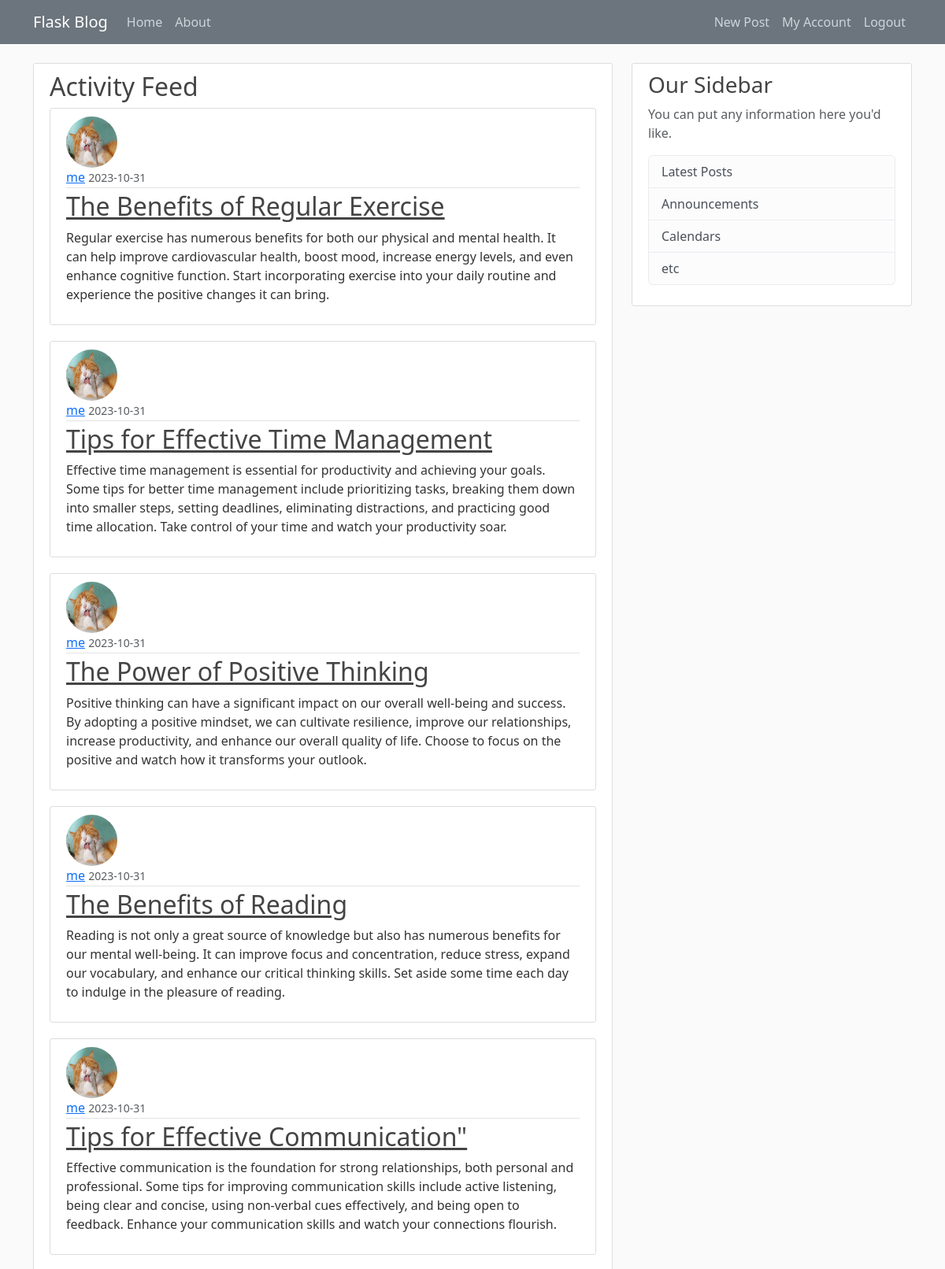
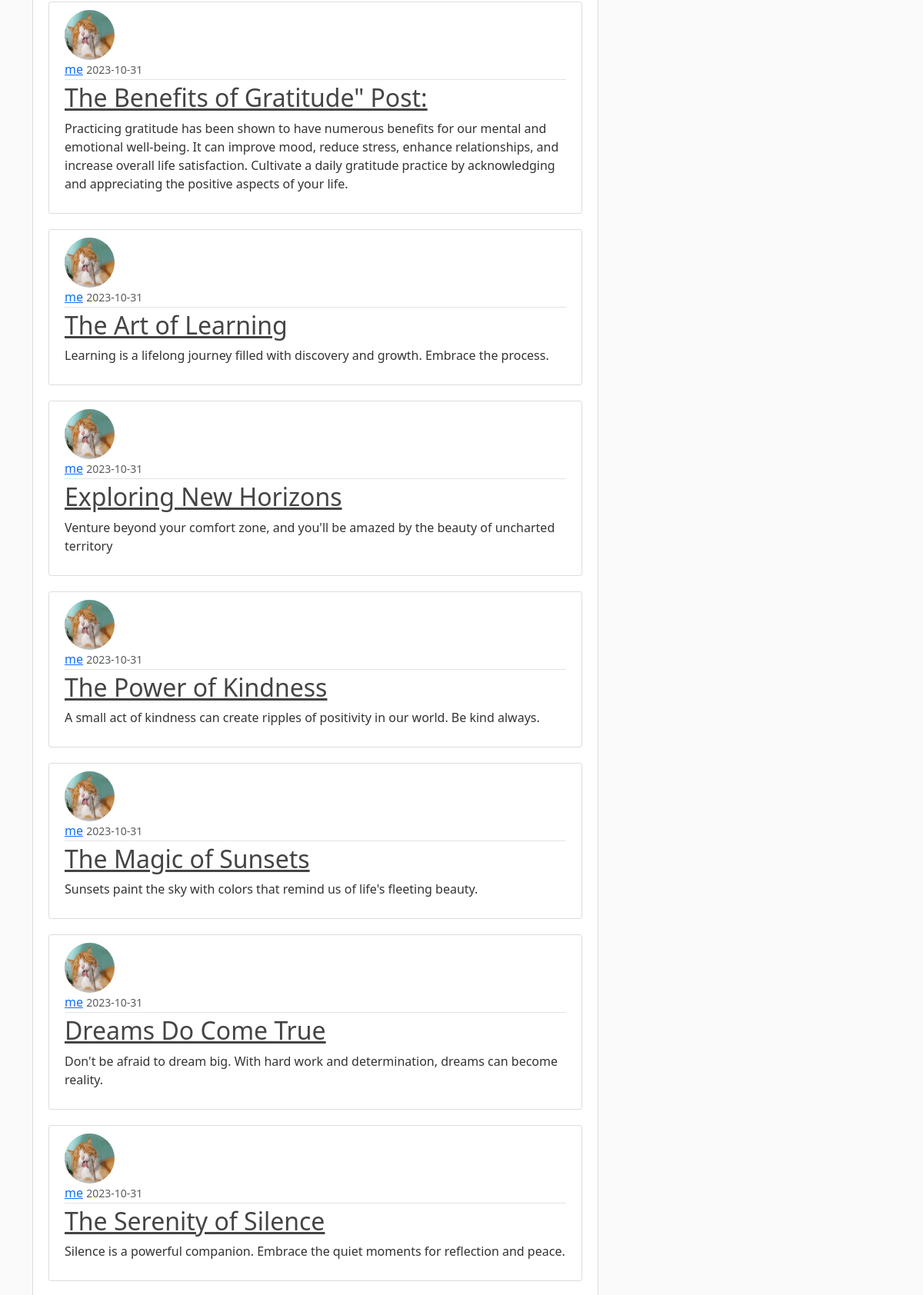
The app's page /activity-feed (signed in, upper part) with its own data (2 pictures, top to bottom).
### flaskblog/models.py (models this page shows, shortened)
class Post(db.Model):
    id = db.Column(db.Integer, primary_key=True)
    title = db.Column(db.String(100), nullable=False)
    date_posted = db.Column(db.DateTime, nullable=False, default=datetime.utcnow)
    content = db.Column(db.Text, nullable=False)
    user_id = db.Column(db.Integer, db.ForeignKey('user.id'), nullable=False)

class User(db.Model, UserMixin):
    id = db.Column(db.Integer, primary_key=True)
    username = db.Column(db.String(20), unique=True, nullable=False)
    email = db.Column(db.String(120), unique=True, nullable=False)
    image_file = db.Column(db.String(20), nullable=False, default='default.jpeg')
    password = db.Column(db.String(60), nullable=False)
    post = db.relationship('Post', backref='author', lazy=True)

### flaskblog/routes.py (the view)
@app.route("/activity-feed")
def activity_feed():
    posts = Post.query.filter_by(author=current_user).all()
    return render_template("activity_feed.html", posts=posts)

### flaskblog/models.py (called while the page is built)
@login_manager.user_loader
def load_user(user_id):
    return User.query.get(int(user_id))

### flaskblog/templates/activity_feed.html
{% extends "layout.html" %}
{% block content %}
<div class="content-section">
    <h2>Activity Feed</h2>
    {% for post in posts %}
    <article class="media content-section">
        <img class="rounded-circle article-img" src="{{ url_for('static', filename='profile_pics/' + post.author.image_file) }}">
        <div class="media-body">
            <div class="article-metadata">
                <a class="mr-2" href="#">{{ post.author.username }}</a>
                <small class="text-muted">{{ post.date_posted.strftime('%Y-%m-%d') }}</small>
            </div>
            <h2><a class="article-title" href="{{ url_for('post', post_id=post.id)}}">{{ post.title }}</a></h2>
            <p class="article-content">{{ post.content }}</p>
        </div>
    </article>
    {% endfor %}
</div>
{% endblock content %}

### flaskblog/static/main.css (style rules this page uses)
body { background: #fafafa; color: #333333; margin-top: 5rem; }
h1, h2, h3, h4, h5, h6 { color: #444444; }
.content-section { background: #ffffff; padding: 10px 20px; border: 1px solid #dddddd; border-radius: 3px; margin-bottom: 20px; }
.article-title { color: #444444; }
.article-content { white-space: pre-line; }
.article-img { height: 65px; width: 65px; margin-right: 16px; }
.article-metadata { padding-bottom: 1px; margin-bottom: 4px; border-bottom: 1px solid #e3e3e3 }

### records on screen
Post: image_file (placeholder picture), author.username "me", date_posted "2023-10-31", title "The Benefits of Regular Exercise", content "Regular exercise has numerous benefits for both our physical and mental health. It can help improve cardiovascular health, boost mood, increase energy levels, and even enhance cognitive function. Start incorporating exercise into your daily routine and experience the positive changes it can bring."
Post: image_file (placeholder picture), author.username "me", date_posted "2023-10-31", title "Tips for Effective Time Management", content "Effective time management is essential for productivity and achieving your goals. Some tips for better time management include prioritizing tasks, breaking them down into smaller steps, setting deadlines, eliminating distractions, and practicing good time allocation. Take control of your time and watch your productivity soar."
Post: image_file (placeholder picture), author.username "me", date_posted "2023-10-31", title "The Power of Positive Thinking", content "Positive thinking can have a significant impact on our overall well-being and success. By adopting a positive mindset, we can cultivate resilience, improve our relationships, increase productivity, and enhance our overall quality of life. Choose to focus on the positive and watch how it transforms your outlook."
Post: image_file (placeholder picture), author.username "me", date_posted "2023-10-31", title "The Benefits of Reading", content "Reading is not only a great source of knowledge but also has numerous benefits for our mental well-being. It can improve focus and concentration, reduce stress, expand our vocabulary, and enhance our critical thinking skills. Set aside some time each day to indulge in the pleasure of reading."
Post: image_file (placeholder picture), author.username "me", date_posted "2023-10-31", title "Tips for Effective Communication\"", content "Effective communication is the foundation for strong relationships, both personal and professional. Some tips for improving communication skills include active listening, being clear and concise, using non-verbal cues effectively, and being open to feedback. Enhance your communication skills and watch your connections flourish."
Post: image_file (placeholder picture), author.username "me", date_posted "2023-10-31", title "The Benefits of Gratitude\" Post:", content "Practicing gratitude has been shown to have numerous benefits for our mental and emotional well-being. It can improve mood, reduce stress, enhance relationships, and increase overall life satisfaction. Cultivate a daily gratitude practice by acknowledging and appreciating the positive aspects of your life."
Post: image_file (placeholder picture), author.username "me", date_posted "2023-10-31", title "The Art of Learning", content "Learning is a lifelong journey filled with discovery and growth. Embrace the process."
Post: image_file (placeholder picture), author.username "me", date_posted "2023-10-31", title "Exploring New Horizons", content "Venture beyond your comfort zone, and you'll be amazed by the beauty of uncharted territory"
Post: image_file (placeholder picture), author.username "me", date_posted "2023-10-31", title "The Power of Kindness", content "A small act of kindness can create ripples of positivity in our world. Be kind always."
Post: image_file (placeholder picture), author.username "me", date_posted "2023-10-31", title "The Magic of Sunsets", content "Sunsets paint the sky with colors that remind us of life's fleeting beauty."
Post: image_file (placeholder picture), author.username "me", date_posted "2023-10-31", title "Dreams Do Come True", content "Don't be afraid to dream big. With hard work and determination, dreams can become reality."
Post: image_file (placeholder picture), author.username "me", date_posted "2023-10-31", title "The Serenity of Silence", content "Silence is a powerful companion. Embrace the quiet moments for reflection and peace."
